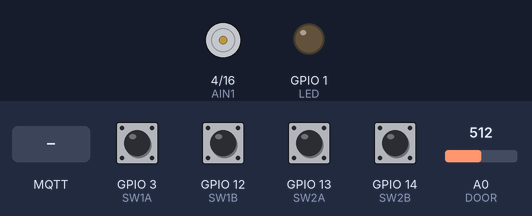
The sketch below on a simulated ESP8266 (NodeMCU). Parts: motor-driver pin pairs drawn as motors (green arrow = first pin HIGH = forward, orange = second pin HIGH = backward, longer = more drive, scaled by the enable pin), output pins drawn as LEDs (lit = HIGH). The test bench sets the inputs (shaded band); at power-on: GPIO 3 (SW1A), GPIO 12 (SW1B), GPIO 13 (SW2A), GPIO 14 (SW2B) LOW, A0 (DOOR) = 512. WiFi joins after 1.5 s; servers stay silent unless stated; no MQTT or app messages arrive unless stated.

Above: at 2.7 s.
2.8 s: MQTT message "myesp8266" arrives on the first subscribed topic
At 4.6 s:
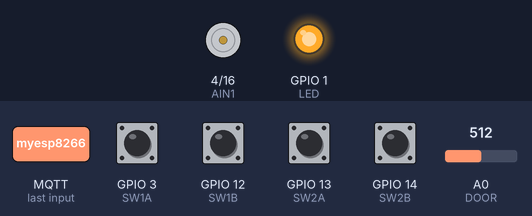
5.2 s: MQTT message "1" arrives on the first subscribed topic
At 5.7 s:
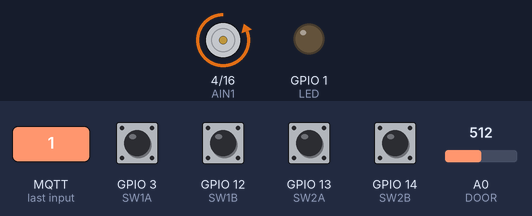
7.6 s: MQTT message "0" arrives on the first subscribed topic
At 8.3 s:
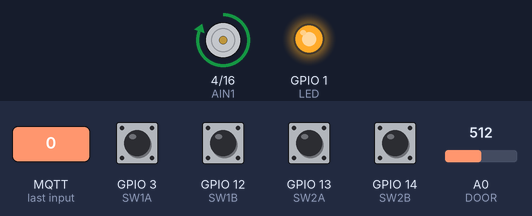
Timing chart, 0 to 10.6 s (numbered marks = the images above; inputs shaded):
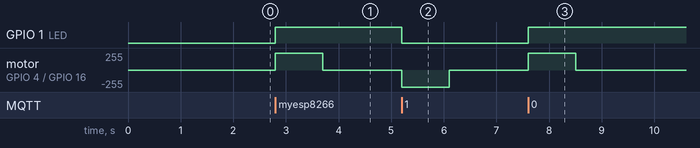

The sketch:

lockitron.ino
```cpp
#include <ESP8266WiFi.h>
#include <ESP8266mDNS.h>
#include <WiFiUdp.h>
#include <ArduinoOTA.h>
#include <math.h>

#include <PubSubClient.h>


const char* ssid = "jingle_bells";
const char* password = "0123456789abcdef";
const char* host = "frontdoor";
const char* mqtt_server = "home.rldn.net";

#define LED 1

#define AIN1 4
#define AIN2 16
#define PWMA 5

#define SW1A 3
#define SW1B 12

#define SW2A 13
#define SW2B 14

#define DOOR A0

#define LOCK_OPEN 0
#define LOCK_CLOSED 1

#define MOTOR_CW 0
#define MOTOR_CCW 1

#define MOTOR_SPEED 850

WiFiClient espClient;
PubSubClient client(espClient);
long lastMsg = 0;
char msg[50];
int value = 0;
uint8_t lock_state;


int16_t test_var = 0;
int16_t toggle = 0;
unsigned long timer = 0;

void lock(int move_lock);
void reset_lock();
void stop_motor();
void move_motor(uint8_t dir);

void callback(char* topic, byte* payload, unsigned int length) {

 // Switch on the LED if an 1 was received as first character
  if ((char)payload[0] == '1') {
    digitalWrite(LED, LOW);   // Turn the LED on (Note that LOW is the voltage level
    lock(MOTOR_CW);
  } else {
    digitalWrite(LED, HIGH);  // Turn the LED off by making the voltage HIGH
    lock(MOTOR_CCW);
  }

}


void setup() {
  pinMode(LED, OUTPUT);

  pinMode(AIN1, OUTPUT);
  pinMode(AIN2, OUTPUT);
  pinMode(PWMA, OUTPUT);

  pinMode(SW1A, INPUT);
  pinMode(SW1B, INPUT);
  pinMode(SW2A, INPUT);
  pinMode(SW2B, INPUT);
  pinMode(DOOR, INPUT);

  timer = millis();

  WiFi.mode(WIFI_STA);
  WiFi.begin(ssid, password);
  while (WiFi.waitForConnectResult() != WL_CONNECTED) {
    delay(5000);
    ESP.restart();
  }

  // Port defaults to 8266
  ArduinoOTA.setPort(8266);

  // Hostname defaults to esp8266-[ChipID]
  // ArduinoOTA.setHostname("myesp8266");

  // No authentication by default
  ArduinoOTA.setPassword((const char *)"123");
  ArduinoOTA.setHostname(host);
  ArduinoOTA.onStart([]() {
//    digitalWrite(LED, LOW);
     asm("nop");
  });
  ArduinoOTA.onEnd([]() {
//    digitalWrite(LED, LOW);
    asm("nop");
  });
  ArduinoOTA.onProgress([](unsigned int progress, unsigned int total) {
     asm("nop");
  });
  ArduinoOTA.onError([](ota_error_t error) {
    asm("nop");
//    if (error == OTA_AUTH_ERROR) Serial.println("Auth Failed");
//    else if (error == OTA_BEGIN_ERROR) Serial.println("Begin Failed");
//    else if (error == OTA_CONNECT_ERROR) Serial.println("Connect Failed");
//    else if (error == OTA_RECEIVE_ERROR) Serial.println("Receive Failed");
//    else if (error == OTA_END_ERROR) Serial.println("End Failed");
  });
  ArduinoOTA.begin();
  client.setServer(mqtt_server, 1883);
  client.setCallback(callback);
}

void reconnect() {
  // Loop until we're reconnected
  while (!client.connected()) {
//    // Attempt to connect
    if (client.connect("ESP8266Client")) {
//      // Once connected, publish an announcement...
      client.publish("door_out", "reconnected");
      // ... and resubscribe
      client.subscribe("door_in");
    } else {
      delay(5000);
    }
  }
}

void loop() {
    for(int i = 0 ; i < 10; i++) {
       ArduinoOTA.handle();
    }
    if (!client.connected()) {
      reconnect();
    }
    client.loop();

    long now = millis();
    if (now - lastMsg > 500) {
      int sw1a, sw1b, sw2a, sw2b, door;
      sw1a = digitalRead(SW1A);
      sw1b = digitalRead(SW1B);
      sw2a = digitalRead(SW2A);
      sw2b = digitalRead(SW2B);
      door = analogRead(DOOR);
      if(door > 500)
	door = 1;
      else
        door = 0;
      lastMsg = now;
      ++value;
      snprintf (msg, 75, "Return! #%ld: 1A=%ld 1B=%ld 2A=%ld 2B=%ld D=%ld s=%ld", value, sw1a, sw1b, sw2a, sw2b, door, lock_state);
      client.publish("door_out", msg);
    }
}


// move lock around

void reset_lock() {
    // Move motor to reset its position
  move_motor(MOTOR_CCW);
  int sw1a, sw1b, sw2a, sw2b;
  do
  {
    sw1a = digitalRead(SW1A);
    sw1b = digitalRead(SW1B);
    sw2a = digitalRead(SW2A);
    sw2b = digitalRead(SW2B);
  }
  while ( !((sw2a == 1) && (sw2b == 1)));
  stop_motor();
  lock_state = LOCK_OPEN;
}

void move_motor(uint8_t dir)
{
    if ( dir ) {
      digitalWrite(AIN1, HIGH);
      digitalWrite(AIN2, LOW);
    } else {
      digitalWrite(AIN1, LOW);
      digitalWrite(AIN2, HIGH);
    }
    analogWrite(PWMA, MOTOR_SPEED);
 }

void stop_motor()
{
    analogWrite(PWMA, 0);
}

void lock(int direction)
{

  int sw1a, sw1b, sw2a, sw2b;
  int count=0;
  long move_too_long = millis();
  // Move motor to lock the deadbolt
  move_motor(direction);
  do
  {
    sw1a = digitalRead(SW1A);
    sw1b = digitalRead(SW1B);
    sw2a = digitalRead(SW2A);
    sw2b = digitalRead(SW2B);
    long now = millis();
    if (now - move_too_long > 900) {
      stop_motor();
      move_too_long = now;
      delay(30);
      move_motor(direction);
      count++;
    }
    if(count==1) {
      break;
    }
  }
  while ( !((sw1a == 0) && (sw1b == 1) &&
            (sw2a == 0) && (sw2b == 1)) );
  stop_motor();
  delay(100);
  lock_state = direction;
}
```

Measured:
- after the input at 2.8 s, GPIO 1 (LED): LOW → HIGH at once; motor on GPIO 4 (AIN1) / GPIO 16 (AIN2): stopped → forward 255/255 at once, → stopped 0.90 s later
- after the input at 5.2 s, GPIO 1 (LED): HIGH → LOW at once; motor on GPIO 4 (AIN1) / GPIO 16 (AIN2): stopped → backward 255/255 at once, → stopped 0.90 s later
- after the input at 7.6 s, GPIO 1 (LED): LOW → HIGH at once; motor on GPIO 4 (AIN1) / GPIO 16 (AIN2): stopped → forward 255/255 at once, → stopped 0.90 s later
